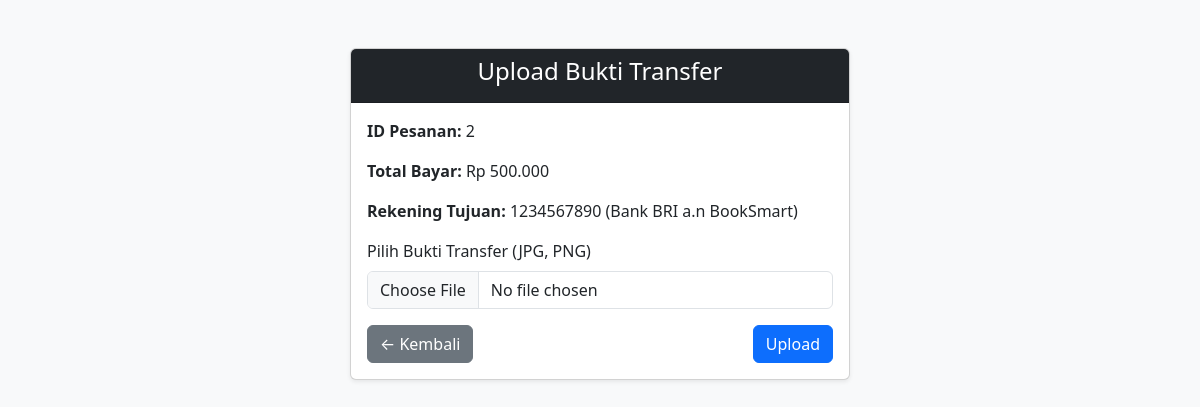
/bookstore/upload_bukti.php?id_pesanan=2 (signed in), run on the app's committed database.
### tables this page shows
CREATE TABLE `pesanan` (
  `id_pesanan` int(11) NOT NULL,
  `id_user` int(11) NOT NULL,
  `jumlah_bayar` decimal(10,2) NOT NULL,
  `metode_pembayaran` varchar(50) DEFAULT NULL,
  `alamat` text DEFAULT NULL,
  `no_hp` varchar(20) DEFAULT NULL,
  `rekening_tujuan` varchar(50) DEFAULT NULL,
  `bukti_transfer` varchar(255) DEFAULT NULL,
  `tanggal` date DEFAULT curdate(),
  `status` varchar(50) DEFAULT 'menunggu konfirmasi'
);

### bookstore/upload_bukti.php (the view, shortened to what this page needs)
<?php
include 'koneksi.php';
$id_pesanan = $_GET['id_pesanan'];
$id_user = $_SESSION['id_user'];
$query = mysqli_query($conn, "SELECT * FROM pesanan WHERE id_pesanan='$id_pesanan' AND id_user='$id_user'");
$pesanan = mysqli_fetch_assoc($query);
?>
<!DOCTYPE html>
<html lang="id">
<head>
  <link href="https://cdn.jsdelivr.net/npm/bootstrap@5.3.2/dist/css/bootstrap.min.css" rel="stylesheet">
  <link rel="stylesheet" href="../assets/style.css">
</head>
<body class="bg-light">
<div class="container my-5">
  <div class="card shadow-sm mx-auto" style="max-width: 500px;">
    <div class="card-header bg-dark text-white text-center">
      <h4>Upload Bukti Transfer</h4>
    </div>
    <div class="card-body">
      <p><strong>ID Pesanan:</strong> <?= htmlspecialchars($pesanan['id_pesanan']); ?></p>
      <p><strong>Total Bayar:</strong> Rp <?= number_format($pesanan['jumlah_bayar'], 0, ',', '.'); ?></p>
      <p><strong>Rekening Tujuan:</strong> <?= htmlspecialchars($pesanan['rekening_tujuan']); ?></p>
      <form method="POST" enctype="multipart/form-data">
        <div class="mb-3">
          <label class="form-label">Pilih Bukti Transfer (JPG, PNG)</label>
          <input type="file" name="bukti" class="form-control" accept=".jpg,.jpeg,.png" required>
        </div>
        <div class="d-flex justify-content-between">
          <a href="riwayat_pesanan.php" class="btn btn-secondary">← Kembali</a>
          <button type="submit" name="upload" class="btn btn-primary">Upload</button>
        </div>
      </form>
    </div>
  </div>
</div>
</body>
</html>

### data on the page
pesanan: id_pesanan "2", jumlah_bayar "500.000", rekening_tujuan "1234567890 (Bank BRI a.n BookSmart)"
